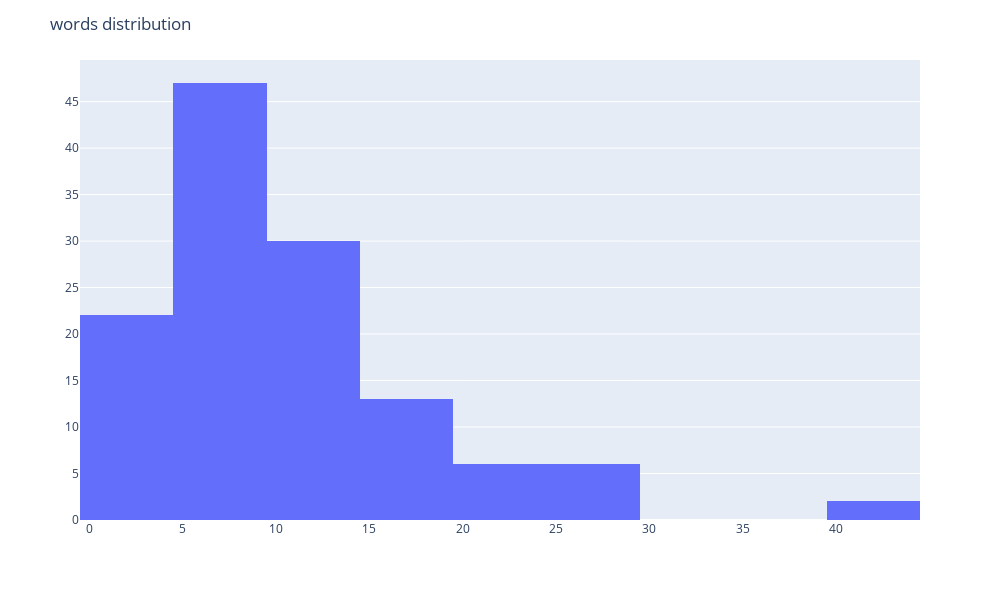

The notebook cell this image was saved under:
### Code cell
# 3. Histogram of the word count
npt.word_distribution(title='words distribution')

### Figure 1 — Plotly figure (JSON) as saved in the notebook; plotly's stock layout.template omitted (floating-point values rounded to 4 significant figures)
{"data": [{"alignmentgroup": "True", "bingroup": "x", "hovertemplate": "text_length=%{x}<br>count=%{y}<extra></extra>", "legendgroup": "", "marker": {"color": "#636efa"}, "name": "", "offsetgroup": "", "orientation": "v", "showlegend": false, "type": "histogram", "x": [6, 6, 11, 41, 9, 29, 9, 6, 14, 13, 8, 9, 3, 6, 4, 6, 23, 25, 10, 7, 15, 10, 3, 15, 10, 16, 5, 7, 15, 16, 20, 9, 16, 4, 12, 6, 9, 14, 24, 12, 12, 10, 9, 4, 11, 4, 6, 11, 4, 7, 9, 5, 15, 14, 10, 8, 6, 7, 6, 6, 3, 4, 8, 10, 9, 10, 14, 25, 3, 1, 7, 7, 3, 9, 17, 11, 4, 9, 11, 11, 19, 7, 4, 8, 7, 11, 4, 16, 41, 9, 29, 9, 6, 14, 13, 8, 9, 3, 6, 4, 6, 23, 25, 10, 7, 15, 10, 3, 21, 20, 9, 16, 4, 12, 12, 4, 11, 4, 6, 11, 4, 7, 9, 5, 15, 29], "xaxis": "x", "yaxis": "y"}], "layout": {"barmode": "relative", "height": 600, "legend": {"tracegroupgap": 0}, "margin": {"t": 60}, "title": {"text": "words distribution"}, "width": 1000, "xaxis": {"anchor": "y", "domain": [0, 1], "title": {"text": ""}}, "yaxis": {"anchor": "x", "domain": [0, 1], "title": {"text": ""}}}}
